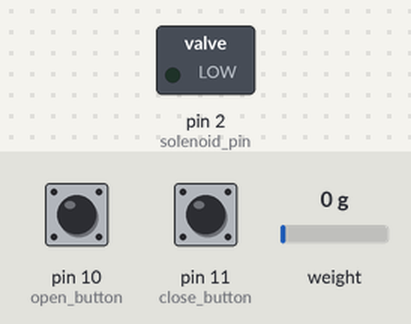
Bench run of a sketch on a simulated Arduino Uno, built with avr-gcc and run on an emulated ATmega328P. Parts: switched loads named in the sketch (green lamp = pin HIGH). Dashed ring = blinking. Inputs (shaded band) come from the test bench; at power-on: pin 10 (open_button) LOW, pin 11 (close_button) LOW, weight on the scale 0 g. What the sketch prints to the serial monitor is not drawn.

Above: at 3.6 s.
3.7 s: pin 10 (open_button) pulled HIGH for 0.15 s
At 3.79 s:
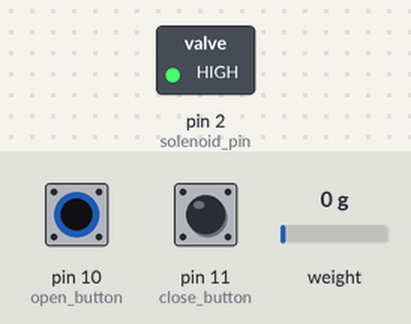
6.7 s: pin 11 (close_button) pulled HIGH for 0.15 s
At 6.7 s:
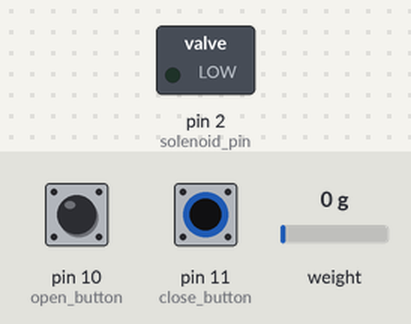
9.8 s: pin 10 (open_button) pulled HIGH for 1 s
At 9.89 s:
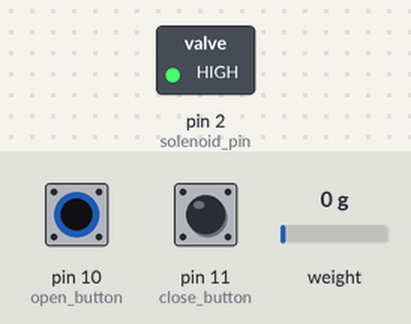
12.8 s: pin 11 (close_button) pulled HIGH for 1 s
At 13.1 s:
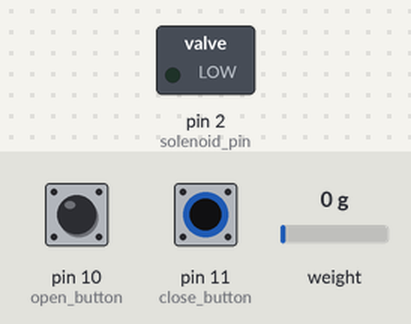
Timing chart, 0 to 15.8 s (numbered marks = the images above; inputs shaded):
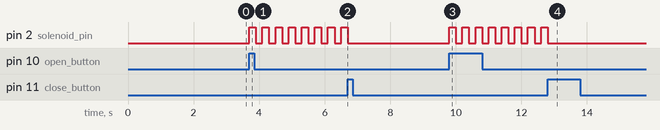

Measured:
- after the input at 3.7 s, pin 2 (solenoid_pin): alternates HIGH for 0.20 s and LOW for 0.20 s, starting at once
- after the input at 6.7 s, pin 2 (solenoid_pin): stops changing and stays LOW
- after the input at 9.8 s, pin 2 (solenoid_pin): alternates HIGH for 0.20 s and LOW for 0.20 s, starting at once
- after the input at 12.8 s, pin 2 (solenoid_pin): goes on until 12.8 s, then stays LOW

The sketch:

solenoid_and_loadcell.ino
```cpp
#include <HX711_ADC.h>
#if defined(ESP8266)|| defined(ESP32) || defined(AVR)
#include <EEPROM.h>
#endif

//pins:
const int HX711_dout = 3; //mcu > HX711 dout pin
const int HX711_sck = 5; //mcu > HX711 sck pin
const int solenoid_pin = 2;
const int open_button = 10;
const int close_button = 11;

//HX711 constructor:
HX711_ADC LoadCell(HX711_dout, HX711_sck);

const int calVal_eepromAdress = 0;
unsigned long t = 0;
float calibrationValue;
bool valve_state = false; //false == closed
int cycleNum = 0;


void setup() {

  pinMode(solenoid_pin, OUTPUT);
  pinMode(open_button, INPUT);
  pinMode(close_button, INPUT);

  Serial.begin(115200);
  Serial.println();

  LoadCell.begin();
  #if defined(ESP8266)|| defined(ESP32)
  #endif
  EEPROM.get(calVal_eepromAdress, calibrationValue);
  //LoadCell.setReverseOutput(); //Uncomment this if the load cell is mounted backwards

  unsigned long stabilizingtime = 2000; // preciscion right after power-up can be improved by adding a few seconds of stabilizing time
  boolean _tare = true; //set this to false if you don't want tare to be performed in the next step
  LoadCell.start(stabilizingtime, _tare);
  if (LoadCell.getTareTimeoutFlag()) {
    Serial.println("Timeout, check MCU>HX711 wiring and pin designations");
    while (1);
  }
  else {
    LoadCell.setCalFactor(calibrationValue); // set calibration value (float)
    Serial.println("Starting...");
    Serial.println("Starting...");
    Serial.println("Starting...");
    Serial.println("Starting...");
  }
}


void loop() {

  updateLoadCell(); // sends single value of load cell to single line in the Serial Monitor

  updateValveState(); // updates the boolean "valve_state" by checking buttons

  //Implement control logic for an open valve here
  if(valve_state == true)
  {
    pwmThrust(); // adjust the values for openGap and closedGap in pwmThrust() in order to adjust thrust percentage
  }

  checkTare();
}


void updateLoadCell(){
static boolean newDataReady = 0;
  const int serialPrintInterval = 0; //increase value to slow down serial print activity

  // check for new data/start next conversion:
  if (LoadCell.update()) newDataReady = true;

  // get smoothed value from the dataset:
  if (newDataReady) {
    if (millis() > t + serialPrintInterval) {
      float i = LoadCell.getData();
      Serial.println(i);
      newDataReady = 0;
      t = millis();
    }
  }
}

void updateValveState(){
if(digitalRead(open_button)==HIGH && valve_state == false)
  {
    valve_state = true;
  }
if(digitalRead(close_button)==HIGH && valve_state == true)
  {
    valve_state = false;
  }
}

void pwmThrust(){
  int timer;
  int openGap;
  int closeGap;
  while(digitalRead(close_button) == LOW) // this control logic could be simpler if I used delay(), but then you would have to hold the close button for longer. I just want to see if this method is feasible
  {
    digitalWrite(solenoid_pin, HIGH);
    timer = millis();// reset the timer to the time when the valve is closed
    openGap = 0; // "openGap" represents the amout of time in milliseconds since the valve was opened
    while(openGap < 200 && digitalRead(close_button) == LOW) // make this number very large if you simply want the valve to stay open
    {
      openGap = millis() - timer;
      updateLoadCell();
    }
    digitalWrite(solenoid_pin, LOW);
    timer = millis(); // reset the timer to the time when the valve is closed
    closeGap = 0; // "closeGap" represents the amout of time in milliseconds since the valve was closed
    while(closeGap < 200 && digitalRead(close_button) == LOW) // the ratio of openGap/closeGap is equal to the theoretical percentage of thrust generated by pwm.
    {
      closeGap = millis() - timer;
      updateLoadCell();
    }
  }
  valve_state = false;
}

void checkTare(){
  // receive command from serial terminal, send 't' to initiate tare operation:
  if (Serial.available() > 0) {
    char inByte = Serial.read();
    if (inByte == 't') LoadCell.tareNoDelay();
  }

  // check if last tare operation is complete:
  if (LoadCell.getTareStatus() == true) {
    Serial.println("Tare complete");
  }
}
```
